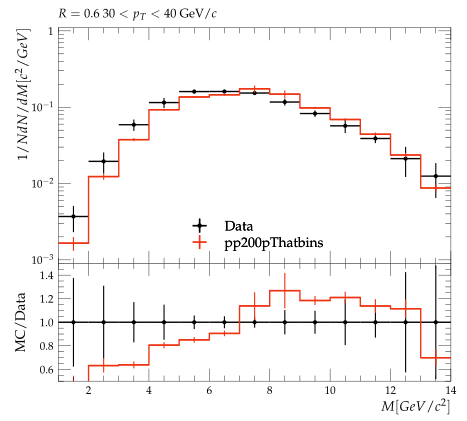

The script that saved this image:
#! /usr/bin/env python3

# This Python script was auto-generated using YODA v2.1.0.
# Analysis object: /STAR_2021_I1853218/d11-x01-y01
# Timestamp: 08-10-2025 (02:59:01)

import matplotlib as mpl
import matplotlib.pyplot as plt
mpl.use('Agg') # comment out for interactive use
import os
import numpy as np
from numpy import nan, inf

plotDir = os.path.split(os.path.realpath(__file__))[0]
if 'YODA_USER_PLOT_PATH' in globals():
    plot_outdir = globals()['YODA_USER_PLOT_PATH']
else:
    plot_outdir = plotDir

#plot style
plt.style.use(os.path.join(plotDir, '../default.mplstyle'))
# plot metadata
figW, figH = plt.rcParams['figure.figsize']
ax_xLabel = r'$M [GeV/c^{2}]$'
ax_yLabel = r'$1/N dN/dM [c^{2}/GeV]$'
ax_title  = r'$R=0.6 ~ 30 < p_{T} < 40$ GeV/$c$'
ax_xScale = 'linear'
ax_yScale = 'log'
xLims = (1.0, 14.0)
yLims = (0.0009000000000000001, 1.1)

# TeX-friendly labels for the legend
labels = {
    'legend' : ([ r"Data", r"pp200pThatbins" ], r""),
}

# Adjust canvas width and height
canvasW = 10.0
canvasH = 9.0
figW *= canvasW/10.
figH *= canvasH/9.

# Create figure and axis objects
fig, (ax, ratio0_ax) = plt.subplots(2, 1, sharex=True,
                  figsize=(figW,figH), gridspec_kw={'height_ratios': (6.0, 3.0)})

# Set figure margins
plt.subplots_adjust(
    left   = 1.0 * plt.rcParams['figure.subplot.left'],
    right  = 1.0 * plt.rcParams['figure.subplot.right'],
    top    = 1.0 * plt.rcParams['figure.subplot.top'],
    bottom = 1.0 * plt.rcParams['figure.subplot.bottom'])

ratio0_ax.yaxis.set_major_locator(mpl.ticker.MultipleLocator(0.2))
ratio0_ax.set_ylim(0.5, 1.4999)
ratio0_ax.set_ylabel('MC/Data')

# the numerical data is stored in a separate file
dataf = dict()
prefix = os.path.split(__file__)[0]
if prefix:    prefix = prefix + '/'
exec(open(prefix+'d11-x01-y01__data.py').read(), dataf)


legend_handles = dict() # keep track of handles for the legend

# style options for curves
# starts at zorder>=5 to draw curve on top of legend
styles = {
  'Data': {
    'color' : 'black',
    'linestyle' : '-',
    'linewidth' : 1,
    'marker' : 'o',
    'markersize' : 2,
    'capsize' : 0.0,
    'zorder' : 5,
    'histstyle' : 0,
    'drawstyle' : 'steps-pre',
    'xerrorbars' : 1,
    'yerrorbars' : 1,
    'fillcolor' : None,
    'fillopacity' : 1.0,
    'ratio0_linestyle' : '-',
    'ratio0_linewidth' : 1,
    'ratio0_marker' : 'o',
    'ratio0_markersize' : 2,
    'ratio0_capsize' : 0.0,
    'ratio0_zorder' : 5,
    'ratio0_histstyle' : 0,
    'ratio0_drawstyle' : 'steps-pre',
    'ratio0_xerrorbars' : 1,
    'ratio0_yerrorbars' : 1,
  },
  'pp200pThatbins.yoda': {
    'color' : '#EE3311',
    'linestyle' : '-',
    'linewidth' : 1,
    'marker' : 'none',
    'markersize' : 2,
    'capsize' : 0.0,
    'zorder' : 6,
    'histstyle' : 1,
    'drawstyle' : 'steps-pre',
    'xerrorbars' : 1,
    'yerrorbars' : 1,
    'fillcolor' : None,
    'fillopacity' : 1.0,
    'ratio0_linestyle' : '-',
    'ratio0_linewidth' : 1,
    'ratio0_marker' : 'none',
    'ratio0_markersize' : 2,
    'ratio0_capsize' : 0.0,
    'ratio0_zorder' : 6,
    'ratio0_histstyle' : 1,
    'ratio0_drawstyle' : 'steps-pre',
    'ratio0_xerrorbars' : 1,
    'ratio0_yerrorbars' : 1,
  },
}

# curve from input yoda files in main panel
for label, yvals in dataf['yvals'].items():
    if all(np.isnan(v) for v in dataf['yvals'][label]):
        continue
    tmp = None
    if styles[label]['histstyle']: # draw as histogram
        xpos = dataf['xedges'][label] if styles[label]['drawstyle'] else dataf['xpoints'][label]
        ypos = np.insert(yvals, 0, yvals[0]) if styles[label]['drawstyle'] else yvals
        if styles[label]['fillcolor']: # fill area below curve
            ax.fill_between(xpos, ypos, step='pre',
                            color=styles[label]['fillcolor'],
                            alpha=styles[label]['fillopacity'])
        tmp, = ax.plot(xpos, ypos,
                       color=styles[label]['color'],
                       linestyle=styles[label]['linestyle'],
                       linewidth=styles[label]['linewidth'],
                       drawstyle=styles[label]['drawstyle'], solid_joinstyle='miter',
                       zorder=styles[label]['zorder'], label=label)
    tmp = ax.errorbar(dataf['xpoints'][label], yvals,
                      xerr=np.array(dataf['xerrs'][label])*styles[label]['xerrorbars'],
                      yerr=np.array(dataf['yerrs'][label])*styles[label]['yerrorbars'],
                      fmt=styles[label]['marker'], capsize=styles[label]['capsize'],
                      markersize=styles[label]['markersize'],
                      ecolor=styles[label]['color'],
                      color=styles[label]['color'], zorder=styles[label]['zorder'])
    tmp[-1][0].set_linestyle(styles[label]['linestyle'])
    tmp[-1][0].set_linewidth(styles[label]['linewidth'])
    if label in dataf['add_legend_handle']:  legend_handles[label] = tmp
    for varLabel in dataf['variation_yvals'].keys():
        if varLabel.startswith(label):
            tmp, = ax.plot(dataf['xedges'][label], dataf['variation_yvals'][varLabel],
                           color=styles[label]['color'],
                           linestyle=styles[label]['linestyle'],
                           linewidth=styles[label]['linewidth'],
                           drawstyle='steps-pre', solid_joinstyle='miter',
                           zorder=styles[label]['zorder'], alpha=0.5)


# plots on ratio panel
# curve from input yoda files in ratio panel
for label, yvals in dataf['ratio0_yvals'].items():
    if all(np.isnan(v) for v in yvals):
        continue
    if styles[label]['ratio0_histstyle']: # plot as histogram
        xpos = dataf['xedges']['Data'] if styles[label]['ratio0_drawstyle'] else dataf['xpoints']['Data']
        ypos = np.insert(yvals, 0, yvals[0]) if styles[label]['ratio0_drawstyle'] else yvals
        ratio0_ax.plot(xpos, ypos,
                       color=styles[label]['color'],
                       linewidth=styles[label]['linewidth'],
                       linestyle=styles[label]['ratio0_linestyle'],
                       drawstyle=styles[label]['ratio0_drawstyle'], zorder=styles[label]['zorder'],
                       solid_joinstyle='miter')
    tmp = ratio0_ax.errorbar(dataf['xpoints']['Data'], yvals,
                             xerr=np.array(dataf['ref_xerrs'])*styles[label]['ratio0_xerrorbars'],
                             yerr=np.array(dataf['ratio0_yerrs'][label])*styles[label]['ratio0_yerrorbars'],
                             fmt=styles[label]['ratio0_marker'], capsize=styles[label]['ratio0_capsize'],
                             markersize=styles[label]['ratio0_markersize'],
                             ecolor=styles[label]['color'],
                             color=styles[label]['color'])
    tmp[-1][0].set_linestyle(styles[label]['ratio0_linestyle'])
    tmp[-1][0].set_linewidth(styles[label]['ratio0_linewidth'])

    for varlabel in dataf['ratio0_variation_vals'].keys():
        if varlabel.startswith(label):
            ratio0_ax.plot(dataf['xedges']['Data'],
                            dataf['ratio0_variation_vals'][varlabel],
                            color=styles[label]['color'],
                            linestyle=styles[label]['linestyle'],
                            linewidth=styles[label]['linewidth'],
                            drawstyle='steps-pre', solid_joinstyle='miter',
                            zorder=1, alpha=0.5)

legend_items = list(legend_handles.values())
ax.add_artist(ax.legend(legend_items,
                        labels['legend'][0],
                        title=labels['legend'][1],
                        alignment='left',
                        loc='lower center',
                        bbox_to_anchor=(0.5, 0.0)))

# set plot metadata as defined above
ratio0_ax.set_xlabel(ax_xLabel)
ratio0_ax.xaxis.set_label_coords(1., -0.15)
ax.set_ylabel(ax_yLabel, ha='right', va='top')
ax.yaxis.set_label_coords(-0.11, 1.0)
ax.set_title(ax_title, loc='left')
ax.set_xscale(ax_xScale)
ax.set_yscale(ax_yScale)
ax.set_xlim(xLims)
ax.set_ylim(yLims)

# tick formatting
plt.rcParams['xtick.top'] = True
plt.rcParams['ytick.right'] = True
ax.yaxis.set_major_locator(mpl.ticker.LogLocator(base=10.0, numticks=np.inf))
ax.yaxis.set_minor_locator(mpl.ticker.LogLocator(
                           base=10.0, subs=np.arange(0.1, 1, 0.1), numticks=np.inf))
fig.align_ylabels((ax, ratio0_ax))
plt.savefig(os.path.join(plot_outdir, 'd11-x01-y01.pdf'), format='PDF')
plt.savefig(os.path.join(plot_outdir, 'd11-x01-y01.png'), format='PNG')

plt.close(fig)
